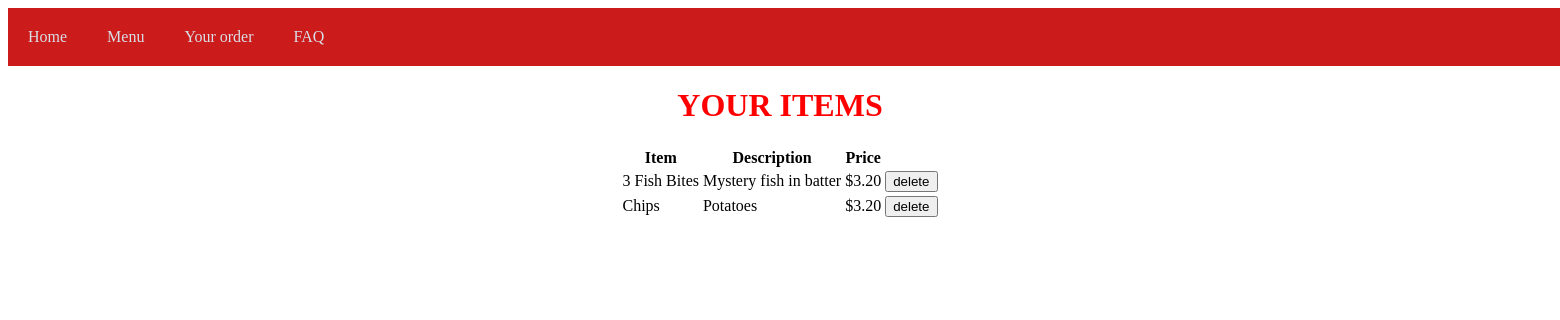
The page /orders on the database its author committed.
### tables this page shows
CREATE TABLE order_item (item_id INTEGER REFERENCES item (id), item_name STRING (60), item_description STRING (100), item_price INTEGER);

### main.py (the view)
@app.route("/orders")
def orders():
    cursor = get_db().cursor()
    sql = "SELECT * FROM order_item"
    cursor.execute(sql)
    results = cursor.fetchall()
    return render_template("order.html", results=results)

### main.py (called while the page is built)
def get_db():
    db = getattr(g, '_database', None)
    if db is None:
        db = g._database = sqlite3.connect(DATABASE)
    return db

@app.teardown_appcontext
def close_connection(exception):
    db = getattr(g, '_database', None)
    if db is not None:
        db.close()

### templates/order.html (shortened to what this page needs)
<!DOCTYPE html>
<html lang="en">
<head>
</head>
<link rel="stylesheet" href={{url_for('static',filename='stickymenu.css')}}>
<body>
  <div id="navbar">
      <a href="http://127.0.0.1:5000/home">Home</a>
      <a href="http://127.0.0.1:5000/menu">Menu</a>
      <a href="http://127.0.0.1:5000/orders">Your order</a>
      <a href="http://127.0.0.1:5000/faq">FAQ</a>
    </div>
<body>
  <h1>YOUR ITEMS</h1>
  <table class="center">
      <tr>
          <th>Item</th>
          <th>Description</th>
          <th>Price</th>
      </tr>
  {% for order_item in results %}
  <tr>
      <td>{{ order_item[1] }}</td>
      <td>{{ order_item[2] }}</td>
      <td>{{ order_item[3] }}</td>
      <td>
        <form action="/delete" method="post">
        <input type="submit" value="delete">
        </form>
        </td>
    </tr>
  {% endfor %}
  </table>
    </body>
</html>

### static/stickymenu.css (style rules this page uses)
#navbar { overflow: hidden; background-color: rgb(204, 27, 27); margin: 0px; width: 150%; }
#navbar a { float: left; display: block; color: #d8dee7; text-align: center; padding: 20px; text-decoration: none; }

### templates/order.html (style rules this page uses)
h1 { color: red; text-align: center; }
table.center { margin-left: auto; margin-right: auto; }

### rows shown on the page
order_item: item_name "3 Fish Bites", item_description "Mystery fish in batter", item_price "$3.20"
order_item: item_name "Chips", item_description "Potatoes", item_price "$3.20"
